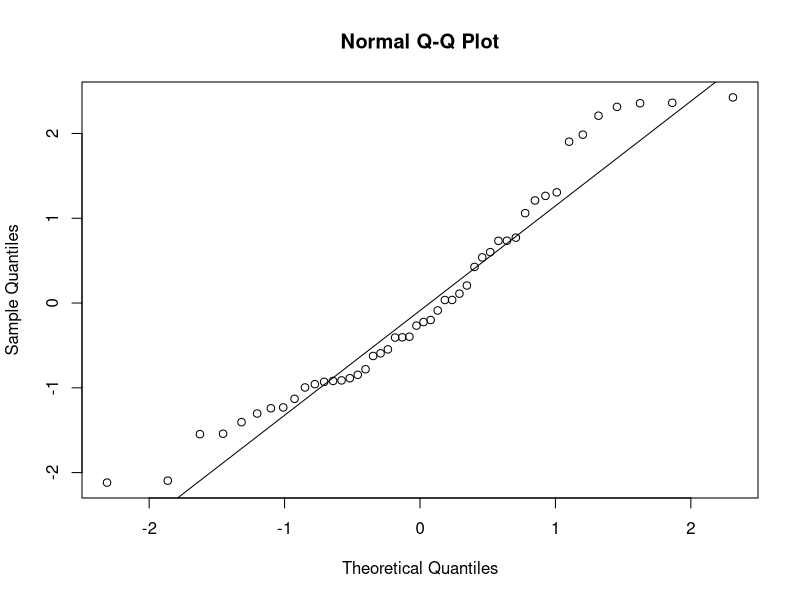
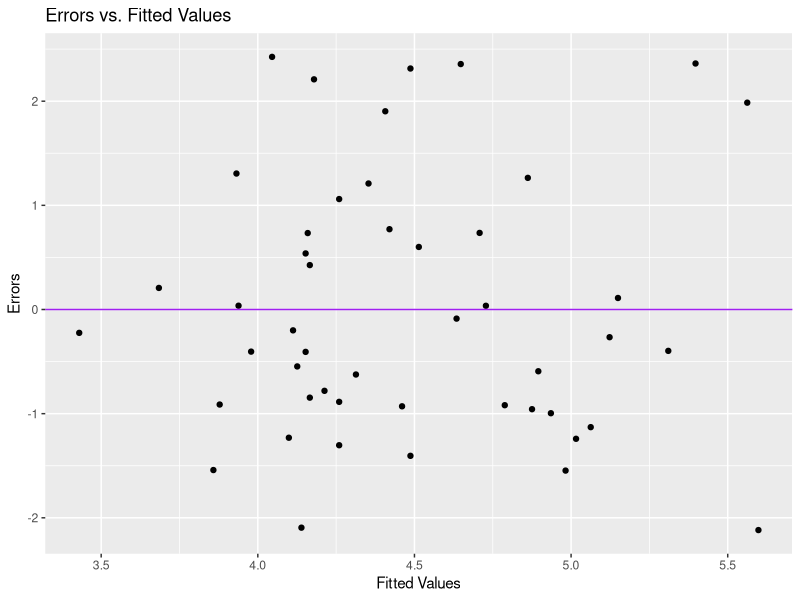

These charts were generated, in order, by the following R code:
#script to try models
library(tidyverse)
library(ggplot2)
library(MASS)

vitis_var_means <- read_csv("data/viniferaTraitMeans/Vitis_var_means.csv")
#vitis_mean <- read_csv("data/viniferaTraitMeans/Vitis_mean.csv")
vitis_trait <- read_csv("data/viniferaTraitMeans/Vitis_trait_data.csv")
PhenoVarRMI <- read_csv("data/Phenodata/PhenoVarRMI.csv")

vitis_var_means <- vitis_var_means %>% 
  rename(variety = Varietal) 

vitis_var_means <- subset(vitis_var_means, select=c("variety", "C13", "C", "N", "C.N", "mean_stom", "stom_den", "SPI"))


PhenoVarRMI <- PhenoVarRMI %>% 
  na.omit(PhenoVarRMI)

#vitis <- full_join(vitis_var_means, PhenoVarRMI, by = "variety") #this is not very helpful because they end 
#up mostly NAs 

#this is called full.model just to make it easy for substituting betas, but I get a 0 slope when
#I use variety in the model, so I need to figure out how to add flowering time with the traits and 
#maybe this data does not fit in a linear model
full.model = lm(SPI ~ stom_den , data = vitis_var_means)

vitis_var_means$ei = full.model$residuals
vitis_var_means$yhat = full.model$fitted.values

qqnorm(full.model$residuals)
qqline(full.model$residuals)

ei = full.model$residuals
the.SWtest = shapiro.test(ei)
the.SWtest

qplot(yhat, ei, data = vitis_var_means) +  ggtitle("Errors vs. Fitted Values") + xlab("Fitted Values") + 
  ylab("Errors") + geom_hline(yintercept = 0,col = "purple")

Group = rep("Lower",nrow(vitis_var_means))


